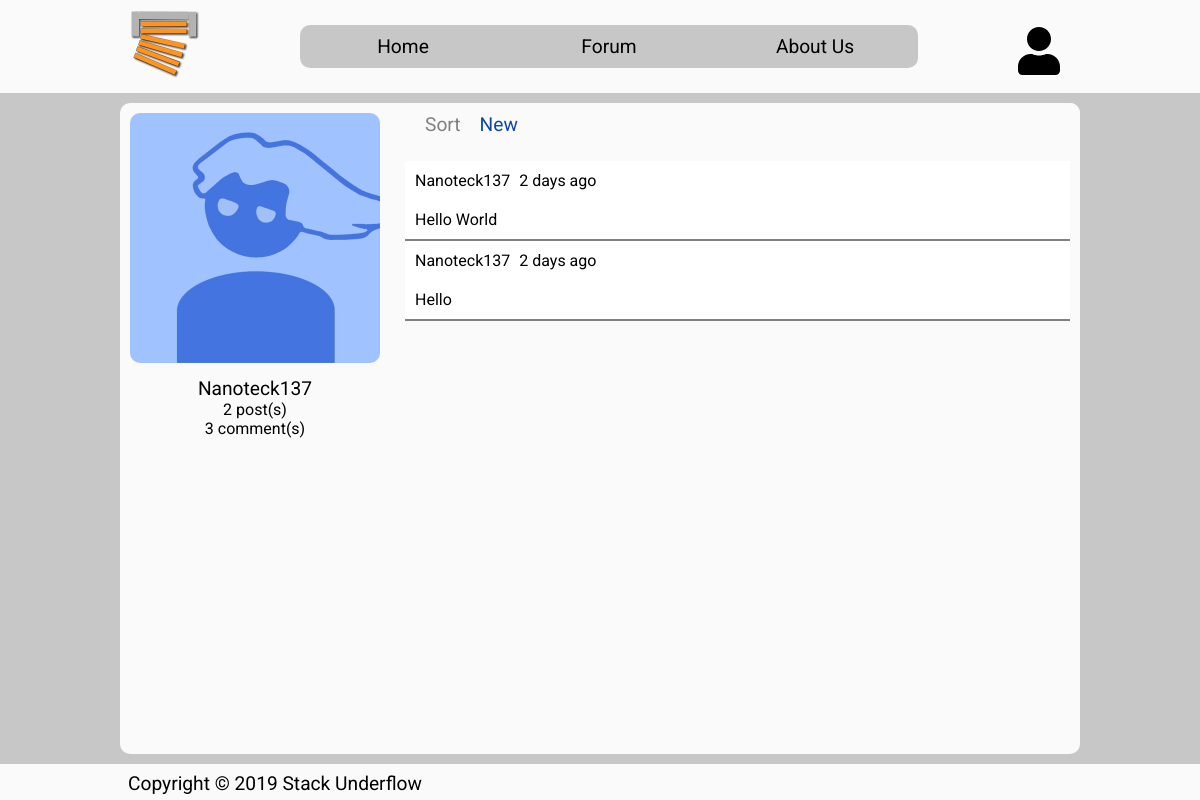
Screenshot of /view_profile.php?p=1 with the database file from the repository.
### tables this page shows
CREATE TABLE users(
    uID int(8) PRIMARY KEY AUTO_INCREMENT,
    uName varchar (32) NOT NULL,
    uUsername varchar (64) NOT NULL,
    uEmail varchar (64) NOT NULL,
    uPassword varchar (64) NOT NULL,
    uBirthdate datetime NOT NULL,
    uCreatedDate datetime NOT NULL default CURRENT_TIMESTAMP,
    uUserType ENUM ('member', 'moderator', 'admin') NOT NULL DEFAULT 'member',
    uSignature varchar(32) DEFAULT "",
    uProfilePicture varchar(128) NOT NULL DEFAULT 'default_pic.png',
    uTheme ENUM('light', 'dark') NOT NULL DEFAULT 'light'
);

CREATE TABLE forum_posts (
    pID int(8) PRIMARY KEY AUTO_INCREMENT,
    pTitle varchar(64) NOT NULL,
    pContent mediumtext NOT NULL,
    
    pAuthor int(8),
    FOREIGN KEY(pAuthor) REFERENCES users(uID),

    pCreatedDate datetime NOT NULL DEFAULT CURRENT_TIMESTAMP
);

### private/api/database.php (called while the page is built, shortened)
<?php
class DatabaseResult
{
    private $rows;
    private $numRows;
    public function __construct(array $rows, int $numRows)
    {
        $this->rows = $rows;
        $this->numRows = $numRows;
    }
    public function GetNumRows(): int
    {
        return $this->numRows;
    }
    public function GetRow(int $index)
    {
        return $this->rows[$index];
    }
}
class Database
{
    private $connection;
    public function __construct()
    {
        $this->connection = new mysqli("localhost", "root", "", "stackunderflow");
    }
    public function Query(string $query)
    {
        $result = $this->connection->query($query);
        if(is_bool($result))
        {
            return new DatabaseResult(array(), 0);
        }
        else
        {
            return new DatabaseResult($result->fetch_all(MYSQLI_BOTH), $result->num_rows);
        }
        return null;
    }
}
?>

### private/api/forum.php (called while the page is built, shortened)
<?php
class Comment
{
    public static function CreateForUser(Forum $forum, AuthUser $user, $row)
    {
        $post = $forum->GetPostById($row["cPostID"]);
        return new Comment(
            $row["cID"],
            $post,
            $row["cContent"],
            $user,
            $row["cCreatedDate"]
        );
    }
}
class Post
{
    private function __construct(Database $database,
                                Auth $auth,
                                int $id,
                                string $title,
                                string $content,
                                AuthUser $author,
                                string $createdDate)
    {
        $this->id = $id;
        $this->title = $title;
        $this->createdDate = $createdDate;
    }
    public static function CreateFromRow(Database $database, Auth $auth, $row): Post
    {
        $user = $auth->GetUserById($row["pAuthor"]);
        return new Post(
            $database,
            $auth,
            $row["pID"],
            $row["pTitle"],
            $row["pContent"],
            $user,
            $row["pCreatedDate"]
        );
    }
    public static function CreateForUser(Database $database, Auth $auth, AuthUser $user, $row): Post
    {
        return new Post(
            $database,
            $auth,
            $row["pID"],
            $row["pTitle"],
            $row["pContent"],
            $user,
            $row["pCreatedDate"]
        );
    }
}
class Forum
{
    private $database;
    private $auth;
    public function __construct(Database $database, Auth $auth)
    {
        $this->database = $database;
        $this->auth = $auth;
    }
    public function GetPostById(int $id): ?Post
    {
        $query = "SELECT * FROM forum_posts WHERE pID=$id ORDER BY forum_posts.pCreatedDate DESC";
        $result = $this->database->Query($query);
        if($result->GetNumRows() === 1)
        {
            $row = $result->GetRow(0);
            return Post::CreateFromRow($this->database, $this->auth, $row);
        }
        else
        {
            throw new ForumPostNotFoundException();
        }
    }
    public function GetPostFromUser(AuthUser $user): array
    {
        $posts = array();
        $userID = $user->id;
        $query = "SELECT * FROM forum_posts WHERE forum_posts.pAuthor=$userID ORDER BY forum_posts.pCreatedDate DESC";
        $result = $this->database->Query($query);
        for($i = 0; $i < $result->GetNumRows(); $i++)
        {
            $row = $result->GetRow($i);
            $post = Post::CreateForUser($this->database, $this->auth, $user, $row);
            array_push($posts, $post);
        }
        return $posts;
    }
    public function GetCommentsFromUser(AuthUser $user): array
    {
        $comments = array();
        $query = "SELECT * FROM forum_comments WHERE forum_comments.cAuthor=1";
        $result = $this->database->Query($query);
        for($i = 0; $i < $result->GetNumRows(); $i++)
        {
            $row = $result->GetRow($i);
            $comment = Comment::CreateForUser($this, $user, $row);
            array_push($comments, $comment);
        }
        return $comments;
    }
}
?>

### private/api/auth.php (called while the page is built, shortened)
<?php
class AuthUser
{
    public function __construct(Database $database,
                                int $id,
                                string $name,
                                string $username,
                                string $email,
                                string $password,
                                string $birthdate,
                                string $createdDate,
                                string $type,
                                string $signature,
                                string $profilePicture,
                                string $theme)
    {
        $this->id = $id;
        $this->username = $username;
    }
    public static function CreateFromRow($database, $row): AuthUser
    {
        return new AuthUser(
            $database,
            $row["uID"],
            $row["uName"],
            $row["uUsername"],
            $row["uEmail"],
            $row["uPassword"],
            $row["uBirthdate"],
            $row["uCreatedDate"],
            $row["uUserType"],
            $row["uSignature"],
            $row["uProfilePicture"],
            $row["uTheme"]
        );
    }
}
class Auth
{
    public $database;
    public function __construct(Database $database)
    {
        $this->database = $database;
    }
    public function GetUserById(int $id): ?AuthUser
    {
        $query = "SELECT * FROM users WHERE uID=$id";
        try {
            $result = $this->database->Query($query);
            if($result->GetNumRows() === 1)
            {
                $row = $result->GetRow(0);
                return AuthUser::CreateFromRow($this->database, $row);
            }
            else
            {
                throw new AuthUserNotFoundException("User not found with id '$id'");
            }
        }
        catch(Exception $e)
        {
            throw new AuthUserNotFoundException("User not found with id '$id'");
        }
        return null;
    }
}
?>

### private/common.php (called while the page is built, shortened)
<?php
require_once("private/api/database.php");
require_once("private/api/auth.php");
require_once("private/api/forum.php");
function common_start()
{
    $database = new Database();
    $auth = new Auth($database);
    $forum = new Forum($database, $auth);
}
function format_time($time)
{
    $time = time() - $time;
    $time = ($time < 1) ? 1 : $time;
    $tokens = array(
        31536000 => 'year',
        2592000 => 'month',
        604800 => 'week',
        86400 => 'day',
        3600 => 'hour',
        60 => 'minute',
        1 => 'second'
    );
    foreach ($tokens as $unit => $text)
    {
        if ($time < $unit) continue;
        $numberOfUnits = floor($time / $unit);
        return $numberOfUnits . ' ' . $text . (($numberOfUnits > 1) ? 's' : '');
    }
}
function format_time_data($time_data)
{
    return format_time(strtotime($time_data));
}
?>

### view_profile.php (the view, shortened to what this page needs)
<?php
    require_once("private/common.php");
?>
<!DOCTYPE html>
<html>
<head>
    <?php include "template/head.php" ?>
    <link rel="stylesheet" href="css/pages/view_profile.css">
    <link rel="stylesheet" href="css/common/forum.css">
</head>
<body>
    <?php
        $user = null;
        if(isset($_GET["p"]))
        {
            try
            {
                $user = $auth->GetUserById($_GET["p"]);
            }
            catch(AuthUserNotFoundException $e)
            {
                header("location: index.php");
                exit();
            }
        }
        else
        {
            header("location: index.php");
            exit();
        }
        $posts = $forum->GetPostFromUser($user);
        $comments = $forum->GetCommentsFromUser($user);
    ?>
    <div id="container">
        <?php include "template/header.php" ?>
        <main>
            <div id="profile-info">
                <img id="profile-pic" src="img/profile_pic.jpg" alt="Profile Pic" width="250">
                <p id="profile-info-name"><?php echo $user->username?></p>
                <p id="profile-info-posts"><?php echo count($posts); ?> post(s)</p>
                <p id="profile-info-comments"><?php echo count($comments); ?> comment(s)</p>
            </div>
            <div id="profile">
                <div id="posts-sort" class="forum-sort">
                    <p class="forum-sort-title">Sort</p>
                    <p class="forum-sort-selected">New</p>
                </div>
                <div id="profile-posts">
                    <?php
                    for ($i = 0; $i < count($posts); $i++)
                    {
                        $post = $posts[$i];
                    ?>
                    <div class="forum-post">
                        <div class="forum-author">
                            <p><?php echo $user->username; ?></p>
                            <p><?php echo format_time_data($post->createdDate); ?> ago</p>
                        </div>
                        <a class="forum-title" href="view_post.php?p=<?php echo $post->id; ?>">
                            <p><?php echo $post->title; ?></p>
                        </a>
                    </div>
                    <?php
                    }
                    ?>
                </div>
            </div>
        </main>
        <?php include "template/footer.php" ?>
    </div>
</body>
</html>

### css/common/main.css (style rules this page uses)
* { margin: 0; padding: 0; font-family: 'Roboto', sans-serif; }
p, h1, h2, h3, h4, h5, h6, i, svg { color: var(--primary-background-color-on); }
html,body { height: 100%; min-height: 100%; }
body { background-color: var(--primary-background-color-dark); }
#container { display: flex; min-height: 100vh; flex-direction: column; }
main { display: flex; flex-direction: column; flex: 1; background-color: var(--primary-background-color); }
@media all and (min-width: 960px) { main { width: 960px; margin: 10px auto; border-radius: 10px; } }

### css/pages/view_profile.css (style rules this page uses)
#profile-info { padding: 10px; margin-bottom: 10px; }
#profile-info p { width: 100%; text-align: center; }
#profile-info-name { font-size: 1.2em; }
#profile-pic { position: relative; left: calc(50% - 250px / 2); border-radius: 10px; margin-bottom: 10px; }
#profile { display: flex; flex-direction: column; width: 100%; }
.forum-sort { position: relative; background-color: var(--primary-background-color); margin-bottom: 5px; padding: 10px; }
.forum-sort > p { display: inline-block; font-size: 1.2em; }
.forum-sort-title { margin-left: 20px; color: gray; }
.forum-sort-selected { margin-left: 10px; padding: 0px 5px; color: rgb(12, 70, 171); }
#profile-posts { background-color: var(--primary-background-color); }
.forum-author > p { margin-right: 5px; }
@media all and (min-width: 960px) { main { flex-direction: row; align-items: flex-start; } }
@media all and (min-width: 960px) { #profile-info { margin-right: 5px; border-radius: 10px; } }
@media all and (min-width: 960px) { .forum-sort { border-radius: 10px; } }
@media all and (min-width: 960px) { #profile-posts { border-radius: 10px; padding: 10px; } }

### css/common/forum.css (style rules this page uses)
.forum-post { background-color: var(--primary-background-color-light); border-bottom: 2px solid gray; width: 100%; }
.forum-title p { padding: 10px; }
.forum-author { padding: 10px; }
.forum-author p { display: inline-block; }
.forum-title:link { text-decoration: none; }

### rows the page displays
users: uUsername "Nanoteck137"
forum_posts: pCreatedDate "2 days", pTitle "Hello World"
forum_posts: pAuthor.uUsername "Nanoteck137", pTitle "Hello"

### other values shown
count($posts) "2"
count($comments) "3"
